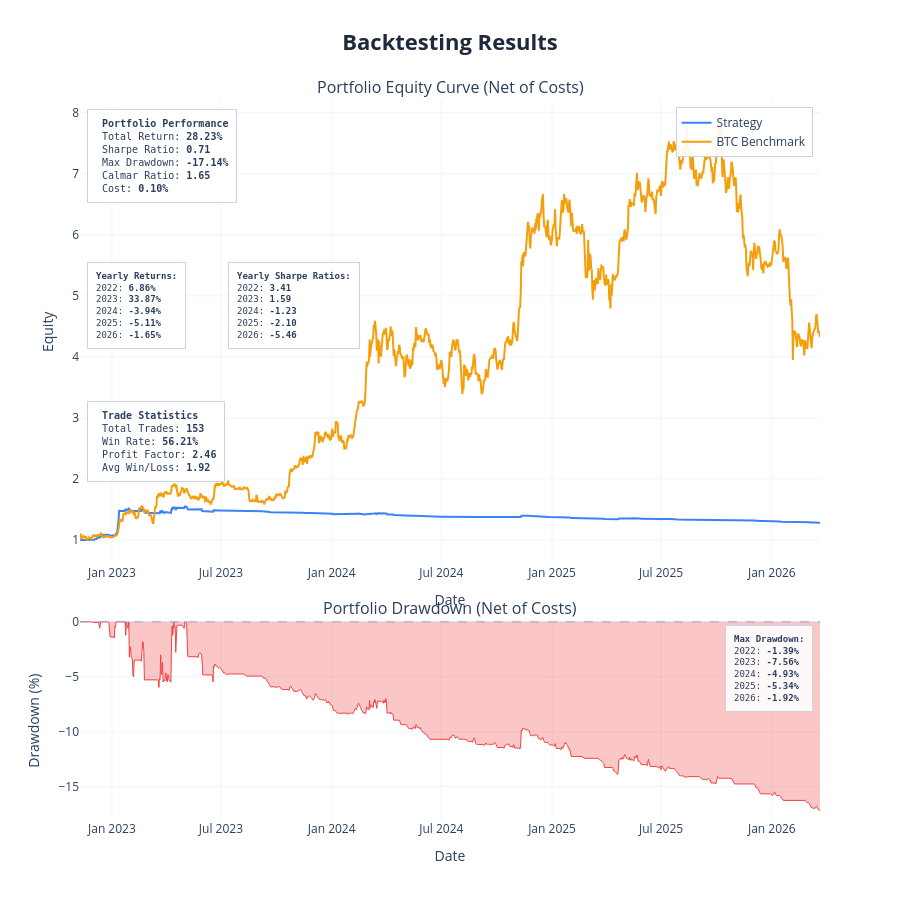

Here is the notebook cell this chart was saved with:
### Markdown cell above
---
## Backtest

| Parameter | Options | Default |
|---|---|---|
| `cost` | Cost per trade as decimal — `0.001` = 0.1% | `0.0` |
| `show_plot` | `True` / `False` | `True` |
| `save_html` | Filename string or `None` | `None` |
| `show_trades` | Overlay entry/exit markers on price chart | `False` |
| `benchmark_data` | DataFrame with `Close` column for buy & hold comparison | same asset |

### Code cell
results = backtest(
    data           = strategy_df,
    cost           = 0.001,
    show_plot      = True,
    save_html      = None,
    show_trades    = False,
    benchmark_data = None
)

print(f"Return        {results['total_return']*100:>8.2f}%")
print(f"Sharpe        {results['sharpe_ratio']:>8.2f}")
print(f"Max Drawdown  {results['max_drawdown']*100:>8.2f}%")
print(f"Profit Factor {results['profit_factor']:>8.2f}")
print(f"Win Rate      {results['win_rate']*100:>8.2f}%")
print(f"# Trades      {results['num_trades']:>8}")

### Figure 1 — Plotly figure (JSON) as saved in the notebook; plotly's stock layout.template omitted (floating-point values rounded to 4 significant figures; data arrays with more than 128 entries replaced by an {"elided": "..."} marker saying what was removed)
{"data": [{"hovertemplate": "<b>Strategy</b><br>Date: %{x}<br>Equity: %{y:.4f}<extra></extra>", "line": {"color": "#3b82f6", "width": 2}, "mode": "lines", "name": "Strategy", "type": "scatter", "x": {"elided": "1230 str values"}, "xaxis": "x", "y": {"elided": "1230 float values"}, "yaxis": "y"}, {"hovertemplate": "<b>BTC Benchmark</b><br>Date: %{x}<br>Equity: %{y:.4f}<extra></extra>", "line": {"color": "#f59e0b", "width": 2}, "mode": "lines", "name": "BTC Benchmark", "type": "scatter", "x": {"elided": "1230 str values"}, "xaxis": "x", "y": {"elided": "1230 float values"}, "yaxis": "y"}, {"fill": "tozeroy", "fillcolor": "rgba(239, 68, 68, 0.3)", "hovertemplate": "<b>Drawdown</b><br>Date: %{x}<br>Drawdown: %{y:.2f}%<extra></extra>", "line": {"color": "#ef4444", "width": 1}, "mode": "lines", "name": "Drawdown", "showlegend": false, "type": "scatter", "x": {"elided": "1230 str values"}, "xaxis": "x2", "y": {"elided": "1230 float values"}, "yaxis": "y2"}], "layout": {"annotations": [{"font": {"size": 16}, "showarrow": false, "text": "Portfolio Equity Curve (Net of Costs)", "x": 0.5, "xanchor": "center", "xref": "paper", "y": 1, "yanchor": "bottom", "yref": "paper"}, {"font": {"size": 16}, "showarrow": false, "text": "Portfolio Drawdown (Net of Costs)", "x": 0.5, "xanchor": "center", "xref": "paper", "y": 0.276, "yanchor": "bottom", "yref": "paper"}, {"align": "left", "bgcolor": "rgba(255, 255, 255, 0.9)", "bordercolor": "#cbd5e1", "borderpad": 8, "borderwidth": 1, "font": {"family": "monospace", "size": 10}, "showarrow": false, "text": "\n<b>Portfolio Performance</b><br>\nTotal Return: <b>28.23%</b><br>\nSharpe Ratio: <b>0.71</b><br>\nMax Drawdown: <b>-17.14%</b><br>\nCalmar Ratio: <b>1.65</b><br>\nCost: <b>0.10%</b>\n", "x": 0.01, "xanchor": "left", "xref": "x domain", "y": 0.98, "yanchor": "top", "yref": "y domain"}, {"align": "left", "bgcolor": "rgba(255, 255, 255, 0.9)", "bordercolor": "#cbd5e1", "borderpad": 8, "borderwidth": 1, "font": {"family": "monospace", "size": 9}, "showarrow": false, "text": "<b>Yearly Returns:</b><br>2022: <b>6.86%</b><br>2023: <b>33.87%</b><br>2024: <b>-3.94%</b><br>2025: <b>-5.11%</b><br>2026: <b>-1.65%</b><br>", "x": 0.01, "xanchor": "left", "xref": "x domain", "y": 0.65, "yanchor": "top", "yref": "y domain"}, {"align": "left", "bgcolor": "rgba(255, 255, 255, 0.9)", "bordercolor": "#cbd5e1", "borderpad": 8, "borderwidth": 1, "font": {"family": "monospace", "size": 9}, "showarrow": false, "text": "<b>Yearly Sharpe Ratios:</b><br>2022: <b>3.41</b><br>2023: <b>1.59</b><br>2024: <b>-1.23</b><br>2025: <b>-2.10</b><br>2026: <b>-5.46</b><br>", "x": 0.2, "xanchor": "left", "xref": "x domain", "y": 0.65, "yanchor": "top", "yref": "y domain"}, {"align": "left", "bgcolor": "rgba(255, 255, 255, 0.9)", "bordercolor": "#cbd5e1", "borderpad": 8, "borderwidth": 1, "font": {"family": "monospace", "size": 10}, "showarrow": false, "text": "\n<b>Trade Statistics</b><br>\nTotal Trades: <b>153</b><br>\nWin Rate: <b>56.21%</b><br>\nProfit Factor: <b>2.46</b><br>\nAvg Win/Loss: <b>1.92</b>\n", "x": 0.01, "xanchor": "left", "xref": "x domain", "y": 0.35, "yanchor": "top", "yref": "y domain"}, {"align": "left", "bgcolor": "rgba(255, 255, 255, 0.9)", "bordercolor": "#cbd5e1", "borderpad": 8, "borderwidth": 1, "font": {"family": "monospace", "size": 9}, "showarrow": false, "text": "<b>Max Drawdown:</b><br>2022: <b>-1.39%</b><br>2023: <b>-7.56%</b><br>2024: <b>-4.93%</b><br>2025: <b>-5.34%</b><br>2026: <b>-1.92%</b><br>", "x": 0.99, "xanchor": "right", "xref": "x2 domain", "y": 0.98, "yanchor": "top", "yref": "y2 domain"}], "height": 900, "hovermode": "x unified", "legend": {"bgcolor": "rgba(255,255,255,0.9)", "bordercolor": "#cbd5e1", "borderwidth": 1, "x": 0.99, "xanchor": "right", "y": 0.99, "yanchor": "top"}, "shapes": [{"line": {"color": "#94a3b8", "dash": "dash", "width": 1}, "type": "line", "x0": 0, "x1": 1, "xref": "x2 domain", "y0": 0, "y1": 0, "yref": "y2"}], "showlegend": true, "title": {"font": {"color": "#1E293B", "size": 22}, "text": "<b>Backtesting Results</b>", "x": 0.5, "xanchor": "center"}, "xaxis": {"anchor": "y", "domain": [0, 1], "gridcolor": "#f1f5f9", "gridwidth": 1, "showgrid": true, "title": {"text": "Date"}}, "xaxis2": {"anchor": "y2", "domain": [0, 1], "gridcolor": "#f1f5f9", "gridwidth": 1, "showgrid": true, "title": {"text": "Date"}}, "yaxis": {"anchor": "x", "domain": [0.356, 1], "gridcolor": "#f1f5f9", "gridwidth": 1, "showgrid": true, "title": {"text": "Equity"}}, "yaxis2": {"anchor": "x2", "domain": [0, 0.276], "gridcolor": "#f1f5f9", "gridwidth": 1, "showgrid": true, "title": {"text": "Drawdown (%)"}}}}
